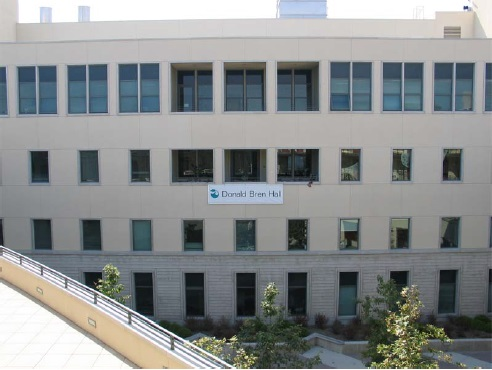
#> input picture Task1/Harris-1.jpg, 492 x 370 px, found by its file name
$ jupyter execute --allow-errors HarrisCorner.ipynb
#> lines starting #> are read from the running program, lines starting #| are printed output that depends on the picture; after the words box and inside, x2 and y2 are one past the last pixel; in counts of white or black regions, pixels touching at a corner belong together
[cell 1]
### - Harris Corner Python Notebook - ###
import numpy as np
import cv2 as cv
import matplotlib.pyplot as plt

[cell 2]
#Given helper functions
def conv2(img, conv_filter):
    # flip the filter
    f_siz_1, f_size_2 = conv_filter.shape
    conv_filter = conv_filter[range(f_siz_1 - 1, -1, -1), :][:, range(f_siz_1 - 1, -1, -1)]
    pad = (conv_filter.shape[0] - 1) // 2
    result = np.zeros((img.shape))
    img = np.pad(img, ((pad, pad), (pad, pad)), 'constant', constant_values=(0, 0))
    filter_size = conv_filter.shape[0]
    for r in np.arange(img.shape[0] - filter_size + 1):
        for c in np.arange(img.shape[1] - filter_size + 1):
            curr_region = img[r:r + filter_size, c:c + filter_size]
            curr_result = curr_region * conv_filter
            conv_sum = np.sum(curr_result)  # Summing the result of multiplication.
            result[r, c] = conv_sum  # Saving the summation in the convolution layer feature map.

    return result


def fspecial(shape=(3, 3), sigma=0.5):
    m, n = [(ss - 1.) / 2. for ss in shape]
    y, x = np.ogrid[-m:m + 1, -n:n + 1]
    h = np.exp(-(x * x + y * y) / (2. * sigma * sigma))
    h[h < np.finfo(h.dtype).eps * h.max()] = 0
    sumh = h.sum()
    if sumh != 0:
        h /= sumh
    return h

[cell 3]
# Parameters, add more if needed
#Globals:
path = "/Users/bigc/Documents/Comp/4528/CLab-2/Task1/"
curr_img = cv.cvtColor(cv.imread(path + "Harris-1.jpg"), cv.COLOR_BGR2GRAY) #Import greyscale
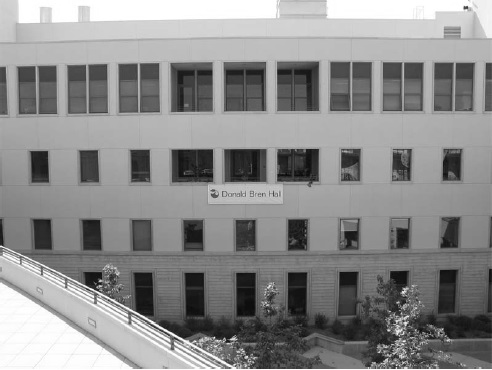
#> curr_img: shape (370, 492); min 5, max 255, mean 140

def harris_detect(img): #Inputs(Greyscale image)
    #Task 1 (a):
    sigma = 2
    thresh = 0.01
    e_const = 0.04

    # Derivative masks
    dx = np.array([[-1, 0, 1], [-1, 0, 1], [-1, 0, 1]])
    dy = dx.transpose()

    bw = img
    bw = np.array(bw * 255, dtype=int)
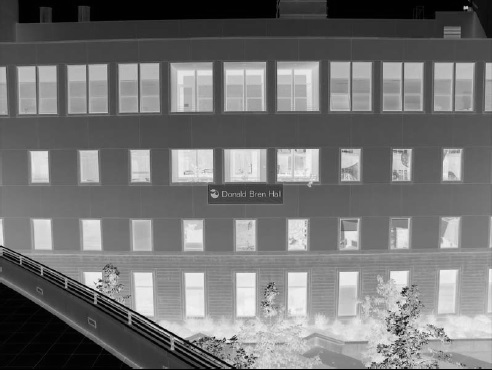
#> bw: shape (370, 492) int64; min 1, max 251, mean 116
    # computer x and y derivatives of image
    Ix = conv2(bw, dx)
    Iy = conv2(bw, dy)
#> after the loop in conv2 (call 2), `for r in np.arange(img.shape[0] - filter_size + 1):`:
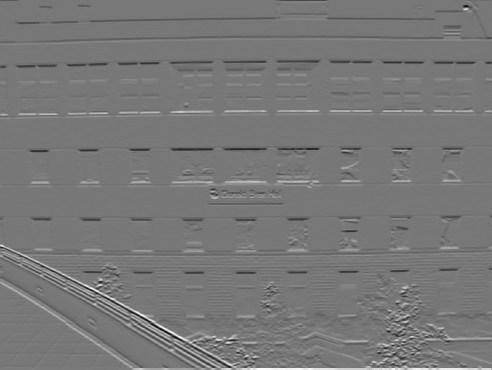
#> result: shape (370, 492) float64; min -555, max 623, mean 0.1; drawn with min black and max white

    g = fspecial((max(1, np.floor(3 * sigma) * 2 + 1), max(1, np.floor(3 * sigma) * 2 + 1)), sigma)
    Iy2 = conv2(np.power(Iy, 2), g)
#> after the loop in conv2 (call 3), `for r in np.arange(img.shape[0] - filter_size + 1):`:
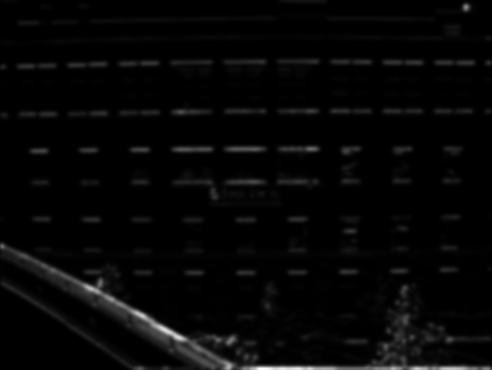
#> result: shape (370, 492) float64; min 0, max 140196.8, mean 3668.4; drawn with min black and max white
    Ix2 = conv2(np.power(Ix, 2), g)
#> after the loop in conv2 (call 4), `for r in np.arange(img.shape[0] - filter_size + 1):`:
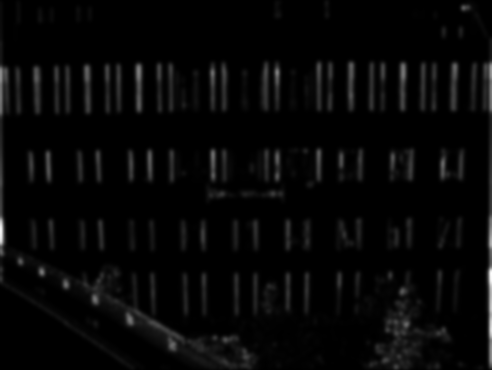
#> result: shape (370, 492) float64; min 0, max 107384, mean 3066.3; drawn with min black and max white
    Ixy = conv2(Ix * Iy, g)
#> in conv2 (call 5), `img = np.pad(img, ((pad, pad), (pad, pad)), 'constant', constant_value..`:
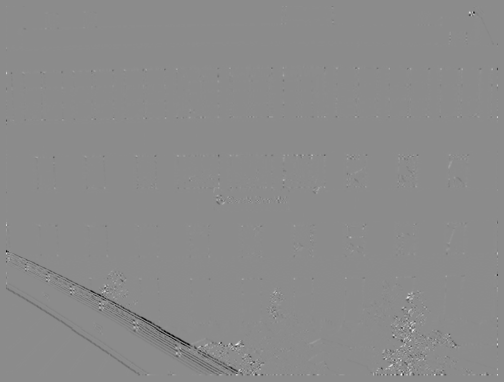
#> img: shape (382, 504) float64; min -152055, max 125001, mean -376.2; drawn with min black and max white
#> after the loop in conv2 (call 5), `for r in np.arange(img.shape[0] - filter_size + 1):`:
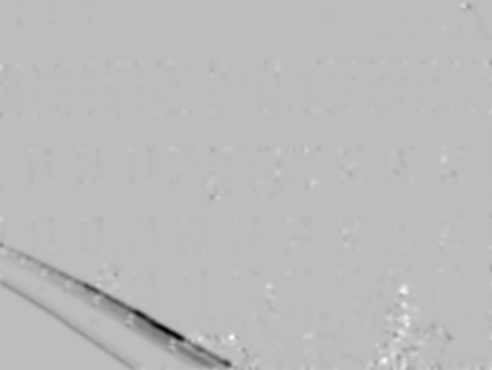
#> result: shape (370, 492) float64; min -52806.9, max 18372.8, mean -396.7; drawn with min black and max white

    compares = 7 #Size of pixel comparisons for image grads.

    false_pad = int(np.floor(compares/2)) #Return integer value of radius.

    Cornerness = np.zeros(img.shape)

    for i in range(false_pad, img.shape[0]-(false_pad)): #Set values in R
        for j in range(false_pad, img.shape[1]-(false_pad)):
            #Find total sum of the intensity change
            #x-intensity:
            X_intensity2 = Ix2[i-false_pad:i+false_pad, j-false_pad:j+false_pad].sum()
            Y_intensity2 = Iy2[i-false_pad:i+false_pad, j-false_pad:j+false_pad].sum()
            XY_Intensity = Ixy[i-false_pad:i+false_pad, j-false_pad:j+false_pad].sum()
            #Use these to determine the determinant and trace of our window
            harris_det = (X_intensity2 * Y_intensity2) - (XY_Intensity**2)

            harris_trace = X_intensity2+Y_intensity2 #Allows for fast computation of these values

            Cornerness[i][j] = harris_det-e_const*(harris_trace**2) #Set values of R according to the formula in class
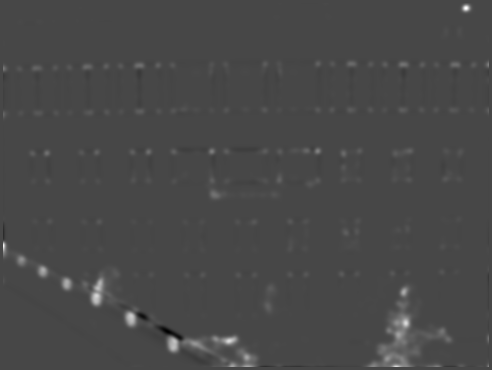
#> Cornerness: shape (370, 492) float64; min -4.64e+11, max 1.2e+12, mean 1.07e+10; drawn with min black and max white
    #We now have a matrix, that has Harris Cornerness of each pixel value
    thresh = thresh*np.max(Cornerness) #Find threshold to remove from Cornerness
#> thresh = 1.2e+10
    #Set all values less than thresh = 0
    for k in range(Cornerness.shape[0]):
        for l in range(Cornerness.shape[1]):
            if Cornerness[k][l] < thresh:
                Cornerness[k][l] = 0
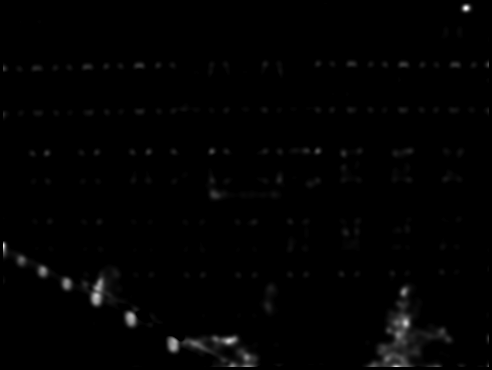
#> Cornerness: shape (370, 492) float64; min 0, max 1.2e+12, mean 1.15e+10; drawn with min black and max white

    s_size = 15

    sm = Cornerness #Set the suppression matrix equal to the cornerness matrix

    suppression_fp = int(np.floor(s_size/2)) #Same logic as before for window sizing

    for x in range(suppression_fp, img.shape[0]-(suppression_fp+1)):
        for y in range(suppression_fp, img.shape[1]-(suppression_fp+1)):
            #Similar for loop structure except now we are gonna operate on the suppression matrix
            #retrieve window of our suppression matrix

            w_sm = sm[x-suppression_fp:x+suppression_fp, y-suppression_fp:y+suppression_fp]
            if not np.max(w_sm) == Cornerness[x][y]:
                sm[i][j] = 0
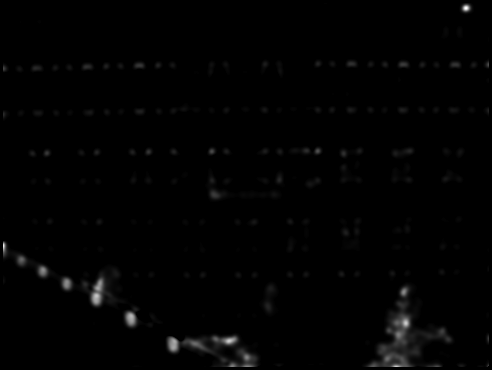
#> sm: shape (370, 492) float64; under 0.01% of pixels changed, all inside (x1, y1, x2, y2) = (488, 366, 489, 367); drawn with min black and max white
    plt.imshow(sm)
    return sm

[cell 4]
from matplotlib.gridspec import GridSpec
fig, ax = plt.subplots(2, 2, figsize=(10,10))
fig1, ax1 = plt.subplots(2, 2, figsize=(10,10))
gs = GridSpec(nrows=2, ncols=2)
#> (the rest of this cell did not finish here and is left out)
